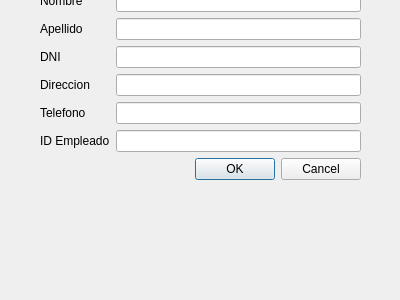
<?xml version="1.0" encoding="UTF-8"?>
<ui version="4.0">
 <class>agregarEmpleado</class>
 <widget class="QDialog" name="agregarEmpleado">
  <property name="geometry">
   <rect>
    <x>0</x>
    <y>0</y>
    <width>400</width>
    <height>300</height>
   </rect>
  </property>
  <property name="windowTitle">
   <string>Dialog</string>
  </property>
  <widget class="QWidget" name="formLayoutWidget">
   <property name="geometry">
    <rect>
     <x>40</x>
     <y>-10</y>
     <width>321</width>
     <height>301</height>
    </rect>
   </property>
   <layout class="QFormLayout" name="formLayout">
    <item row="0" column="0">
     <widget class="QLabel" name="label">
      <property name="text">
       <string>Nombre</string>
      </property>
     </widget>
    </item>
    <item row="0" column="1">
     <widget class="QLineEdit" name="nombreEmpleado"/>
    </item>
    <item row="1" column="0">
     <widget class="QLabel" name="label_2">
      <property name="text">
       <string>Apellido</string>
      </property>
     </widget>
    </item>
    <item row="1" column="1">
     <widget class="QLineEdit" name="apellidoEmpleado"/>
    </item>
    <item row="2" column="0">
     <widget class="QLabel" name="label_7">
      <property name="text">
       <string>DNI</string>
      </property>
     </widget>
    </item>
    <item row="2" column="1">
     <widget class="QLineEdit" name="dniEmpleado"/>
    </item>
    <item row="3" column="0">
     <widget class="QLabel" name="label_3">
      <property name="text">
       <string>Direccion</string>
      </property>
     </widget>
    </item>
    <item row="3" column="1">
     <widget class="QLineEdit" name="direccionEmpleado"/>
    </item>
    <item row="4" column="0">
     <widget class="QLabel" name="label_4">
      <property name="text">
       <string>Telefono</string>
      </property>
     </widget>
    </item>
    <item row="4" column="1">
     <widget class="QLineEdit" name="telefonoEmpleado"/>
    </item>
    <item row="5" column="0">
     <widget class="QLabel" name="label_6">
      <property name="text">
       <string>ID Empleado</string>
      </property>
     </widget>
    </item>
    <item row="5" column="1">
     <widget class="QLineEdit" name="idEmpleado"/>
    </item>
    <item row="6" column="1">
     <widget class="QDialogButtonBox" name="buttonBox">
      <property name="orientation">
       <enum>Qt::Orientation::Horizontal</enum>
      </property>
      <property name="standardButtons">
       <set>QDialogButtonBox::StandardButton::Cancel|QDialogButtonBox::StandardButton::Ok</set>
      </property>
     </widget>
    </item>
   </layout>
  </widget>
 </widget>
 <resources/>
 <connections>
  <connection>
   <sender>buttonBox</sender>
   <signal>accepted()</signal>
   <receiver>agregarEmpleado</receiver>
   <slot>accept()</slot>
   <hints>
    <hint type="sourcelabel">
     <x>248</x>
     <y>254</y>
    </hint>
    <hint type="destinationlabel">
     <x>157</x>
     <y>274</y>
    </hint>
   </hints>
  </connection>
  <connection>
   <sender>buttonBox</sender>
   <signal>rejected()</signal>
   <receiver>agregarEmpleado</receiver>
   <slot>reject()</slot>
   <hints>
    <hint type="sourcelabel">
     <x>316</x>
     <y>260</y>
    </hint>
    <hint type="destinationlabel">
     <x>286</x>
     <y>274</y>
    </hint>
   </hints>
  </connection>
 </connections>
</ui>
